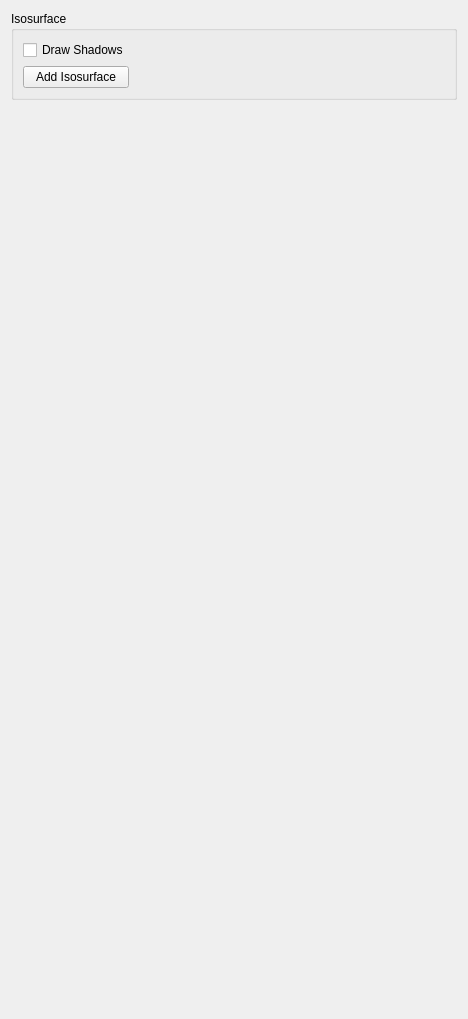
         <widget class="QWidget" name="page_2">
          <property name="geometry">
           <rect>
            <x>0</x>
            <y>0</y>
            <width>468</width>
            <height>1019</height>
           </rect>
          </property>
          <attribute name="label">
           <string>Isosurfaces</string>
          </attribute>
          <layout class="QGridLayout" name="gridLayout_3">
           <item row="0" column="0">
            <widget class="QGroupBox" name="groupBox_isosurface">
             <property name="title">
              <string>Isosurface</string>
             </property>
             <layout class="QGridLayout" name="gridLayout_54">
              <item row="1" column="0">
               <widget class="QPushButton" name="pushButton_addIsosurface">
                <property name="text">
                 <string>Add Isosurface</string>
                </property>
               </widget>
              </item>
              <item row="0" column="0">
               <widget class="QCheckBox" name="checkBox_isosurfaceshadows">
                <property name="text">
                 <string>Draw Shadows</string>
                </property>
               </widget>
              </item>
              <item row="0" column="1">
               <spacer name="horizontalSpacer_22">
                <property name="orientation">
                 <enum>Qt::Horizontal</enum>
                </property>
                <property name="sizeHint" stdset="0">
                 <size>
                  <width>40</width>
                  <height>20</height>
                 </size>
                </property>
               </spacer>
              </item>
              <item row="2" column="0">
               <layout class="QVBoxLayout" name="verticalLayout_isosurface"/>
              </item>
             </layout>
            </widget>
           </item>
           <item row="1" column="0">
            <spacer name="verticalSpacer_12">
             <property name="orientation">
              <enum>Qt::Vertical</enum>
             </property>
             <property name="sizeType">
              <enum>QSizePolicy::Expanding</enum>
             </property>
             <property name="sizeHint" stdset="0">
              <size>
               <width>20</width>
               <height>30</height>
              </size>
             </property>
            </spacer>
           </item>
          </layout>
         </widget>
